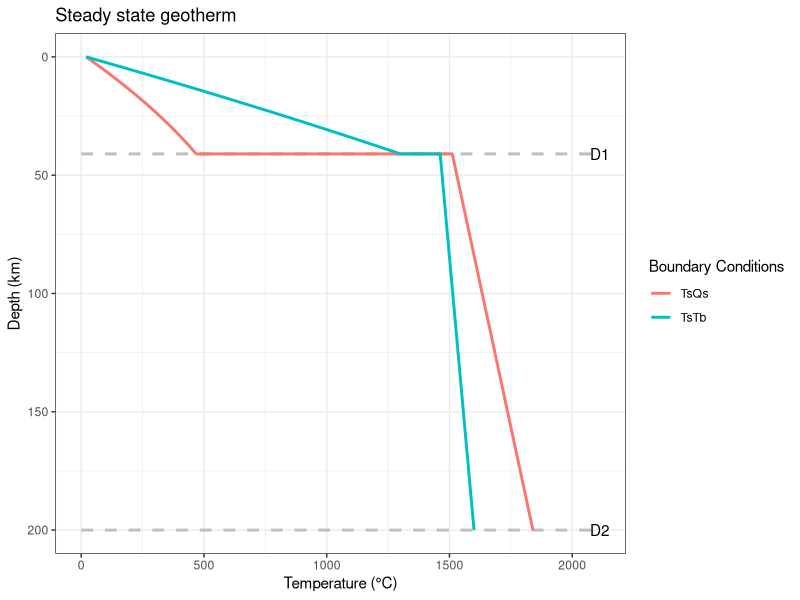

Recreate this plot in R.
# This script calculates a steady state geotherm based on equations derived in
# class on 1/24/19 and plots the geotherm utilizing multiple layers.
# Updated 2019.01.31 CH.


## SETUP -----------------------------------------------------------------------

# Load ggplot2.
library(ggplot2)


## INPUT CONSTANTS AND VALUES --------------------------------------------------

# Input constants and values.
# Convert values to the correct units for calculations.

# Common inputs:
# Oceanic surface heat flow ranges from 59 to 95 mW/m^2.
# Continental surface heat flow ranges from 38 to 200 mW/m^2.
# Thermal conductivity.
# Reasonable values: k is between 1.5 and 3.0 J/(s*m*K).
# Heat production.
# "Heat production measurements from 31 exposed granulite terranes range from 
# 0.1 to 2.7 μW m−3, with a mean of 0.68 ± 0.62 μW m−3 and a median of 0.45 
# μW m−3."  (Furlong and Chapman, 2013)
# "Average heat production from compilations of continental lithospheric 
# peridotites varies from 0.006 μW m−3 in exposed off-craton massifs to 
# 0.044 μW m−3 in cratonic xenoliths (Rudnick et al. 1998)" 
# (Furlong and Chapman, 2013)
# Felsic rock heat production: 1 to 4 μW/m^3
# Median upper crust heat production: 1.50 μW/m^3
# Median lower crust heat production: 1.45 μW/m^3


# LAYER 1: continental crust
D1.km = 41              # depth of layer 1 relative to the surface [km]
  D1 = D1.km * 1000     # depth of layer 1 relative to the surface [m]
Ts1.C = 20              # temperature at the surface of layer 1 [°C]
  Ts1 = Ts1.C + 273.15  # temperature at the surface of layer 1 [K]
Tb1.C = 1300            # basal temperature of layer 1 [°C]
  Tb1 = Tb1.C + 273.15  # basal temperature of layer 1 [K]
Qs1.mW = 41             # surface heat flow of layer 1 [mW/m^2]
  Qs1 = Qs1.mW / 1000   # surface heat flow of layer 1 [W/m^2]
Qb1.mW = 10             # basal heat flow of layer 1 [mW/m^2]
  Qb1 = Qb1.mW / 1000   # basal heat flow of lyaer 1 [W/m^2]
A1.uW = 0.4             # heat production in layer 1 [μW/m^3]
  A1 = A1.uW * 10^-6    # heat production in layer 1 [W/m^3]
k1 = 3                  # thermal conductivity of layer 1 [J/(s*K*m) or W/(m*K)]

# LAYER 2: lithospheric mantle
D2.km = 200             # depth of layer 2 relative to the surface [km]
  D2 = D2.km * 1000     # depth of layer 2 relative to the surface [m]
Ts2.C = Tb1.C           # T at the surface of layer 2 (Tb of layer 1) [°C]
  Ts2 = Ts2.C + 273.15  # T at the surface of layer 2 (Tb of layer 1) [K]
Tb2.C = 1600            # basal temperature of layer 2 [°C]
  Tb2 = Tb2.C + 273.15  # basal temperature of layer 2 [K]
Qs2.mW = Qb1.mW         # surface heat flow of layer 2 (Qb of layer 1) [mW/m^2]
  Qs2 = Qs2.mW / 1000   # surface heat flow of layer 2 (Qb of layer 1) [W/m^2]
Qb2.mW = 60             # basal heat flow of layer 2 [mW/m^2]
  Qb2 = Qb2.mW / 1000   # basal heat flow of lyaer 3 [W/m^2]
A2.uW = 0.019           # heat production in layer 2 [μW/m^3]
  A2 = A2.uW * 10^-6    # heat production in layer 2 [W/m^3]
k2 = 3                  # thermal conductivity of layer 2 [J/(s*K*m) or W/(m*K)]


## CALCULATIONS AND PLOT 1: Boundary conditions Ts, Tb -------------------------

# Boundary condtions:
# 1. T = Ts at z = 0 (constant surface temperature)
# 2. T = Tb at z = D (constant basal temperature)

# Assumptions:
# 1. Uz = 0  No advection.
# 2. A is constant and set above.
# 3. See variables and assigned values above.


# CALCULATE Tz:

# For 0 ≤ z < D, calculate temperature for a given z value (Tz).

  # Create a data frame with a column of z values from 0 to D1 in m.
  DF.BC1A <- data.frame("z" = seq(from = 0, to = D1, by = 1000))

  # Calculate Tz for layer 1.
  DF.BC1A$Tz <- Ts1 +
    (((Tb1 - Ts1) + ((A1 * (D1 ^ 2)) / (2 * k1))) / D1) * DF.BC1A$z -
    ((A1 * (DF.BC1A$z ^ 2)) / (2 * k1))

# For z > D, calculate temperature for a given z value (Tz).
  
  # Create a data frame with a column of z values from D1 to D2 in m.
  DF.BC1B <- data.frame("z" = seq(from = D1, to = D2, by = 1000))

  # Calculate Tz for layer 2.
  DF.BC1B$Tz <- Tb2 +
    (DF.BC1B$z - D2) * ((((Tb2 - Ts2) + ((A2 * (D2 ^ 2)) / (2 * k2))) / D2) - 
                        ((A2 * D2) / k2))

  # Bind data frames vertically to prepare for plotting.
  DF.BC1 <- rbind(DF.BC1A, DF.BC1B)
  # Remove extra data frames.
  rm(DF.BC1A, DF.BC1B)


# # PLOT T vs. z:
# 
# ggplot() +
#   # Plot Tz vs. z for boundary conditions 1.
#   geom_path(data = DF.BC1,
#             aes(x = Tz - 273.15,
#                 y = z / 1000),
#             color = "darkblue",
#             size = 1) +
#   # Make y axis plot in reverse order (0 depth at top of plot).
#   scale_y_reverse() +
#   # Change to simpler ggplot2 theme.
#   theme_bw() +
#   labs(title = "Steady state geotherm (Boundary condtions: constant Ts, constant Tb)",  # Title plot.
#        x = "Temperature (°C)",  # Label x axis.
#        y = "Depth (km)")  # Label y axis.


## CALCULATIONS AND PLOT 2: Boundary conditions Ts, Qs -------------------------

# Boundary condtions:
# 1. T = Ts at z = 0 (constant surface temperature)
# 2. Q = Qs at z = D (constant surface heat flow)

# Assumptions:
# 1. Uz = 0  No advection.
# 2. A is constant and set above.
# 3. See variables and assigned values above.


# CALCULATE Tz:

# For 0 ≤ z < D, calculate temperature for a given z value (Tz).

  # Create a data frame with a column of z values from 0 to D1 in m.
  DF.BC2A <- data.frame("z" = seq(from = 0, to = D1, by = 1000))

  # Calculate Tz for layer 1.
  DF.BC2A$Tz <- Ts1 +
    ((Qs1 / k1) * DF.BC2A$z) -
    ((A1 * (DF.BC2A$z ^ 2)) / (2 * k1))
  
# For z > D, calculate temperature for a given z value (Tz).
  
  # Create a data frame with a column of z values from D1 to D2 in m.
  DF.BC2B <- data.frame("z" = seq(from = D1, to = D2, by = 1000))

  # Calculate Tz for layer 2.
  DF.BC2B$Tz <- Ts2 +
    (((Qs2 * D2) / k2) - ((A2 * (D2 ^ 2)) / (2 * k2))) +
    ((Qs2 - (A2 * D2)) / k2) * (DF.BC2B$z - D2)
  
# Bind data frames vertically to prepare for plotting.
  DF.BC2 <- rbind(DF.BC2A, DF.BC2B)
  # Remove extra data frames.
  rm(DF.BC2A, DF.BC2B)
  
  
# # PLOT T vs. z:
#   
#   ggplot() +
#     # Plot Tz vs. z for boundary conditions 2.
#     geom_path(data = DF.BC2,
#               aes(x = Tz - 273.15,
#                   y = z / 1000),
#               color = "cadetblue3",
#               size = 1) +
#     # Make y axis plot in reverse order (0 depth at top of plot).
#     scale_y_reverse() +
#     # Change to simpler ggplot2 theme.
#     theme_bw() +
#     labs(title = "Steady state geotherm (Boundary condtions: constant Ts, constant Qs)",  # Title plot.
#          x = "Temperature (°C)",  # Label x axis.
#          y = "Depth (km)")  # Label y axis.
  

## PLOT BOTH GEOTHERMS ---------------------------------------------------------

# Combine solutions into one data frame.
  DF.BC1$BC <- "TsTb"
  DF.BC2$BC <- "TsQs"
  DF <- rbind(DF.BC1, DF.BC2)
  
# PLOT T vs. z:
  
  ggplot() +
    # Make a dashed horizontal line showing the depth of D1.
    geom_line(aes(x = seq(from = 0, to =  max(DF$Tz), by = 100),
                  y = D1.km),
              size = 1,
              color = "gray",
              linetype = 2) +
    # Label D1 line.
    geom_text(aes(x = max(DF$Tz), 
                  y = D1.km, 
                  label = "D1")) +
    # Make a dashed horizontal line showing the depth of D1.
    geom_line(aes(x = seq(from = 0, to =  max(DF$Tz), by = 100),
                  y = D2.km),
              size = 1,
              color = "gray",
              linetype = 2) +
    # Label D2 line.
    geom_text(aes(x = max(DF$Tz), 
                  y = D2.km, 
                  label = "D2")) +
    # Plot Tz vs. z for boundary conditions 1, color by boundary condtions.
    geom_path(data = DF,
              aes(x = Tz - 273.15,
                  y = z / 1000,
                  color = BC),
              size = 1) +
    # Make y axis plot in reverse order (0 depth at top of plot).
    scale_y_reverse() +
    # Change to simpler ggplot2 theme.
    theme_bw() +
    # Change legend title.
    guides(color = guide_legend(title = "Boundary Conditions")) +
    # Title plot and label axes.
    labs(title = "Steady state geotherm",  # Title plot.
         x = "Temperature (°C)",  # Label x axis.
         y = "Depth (km)")  # Label y axis.
  